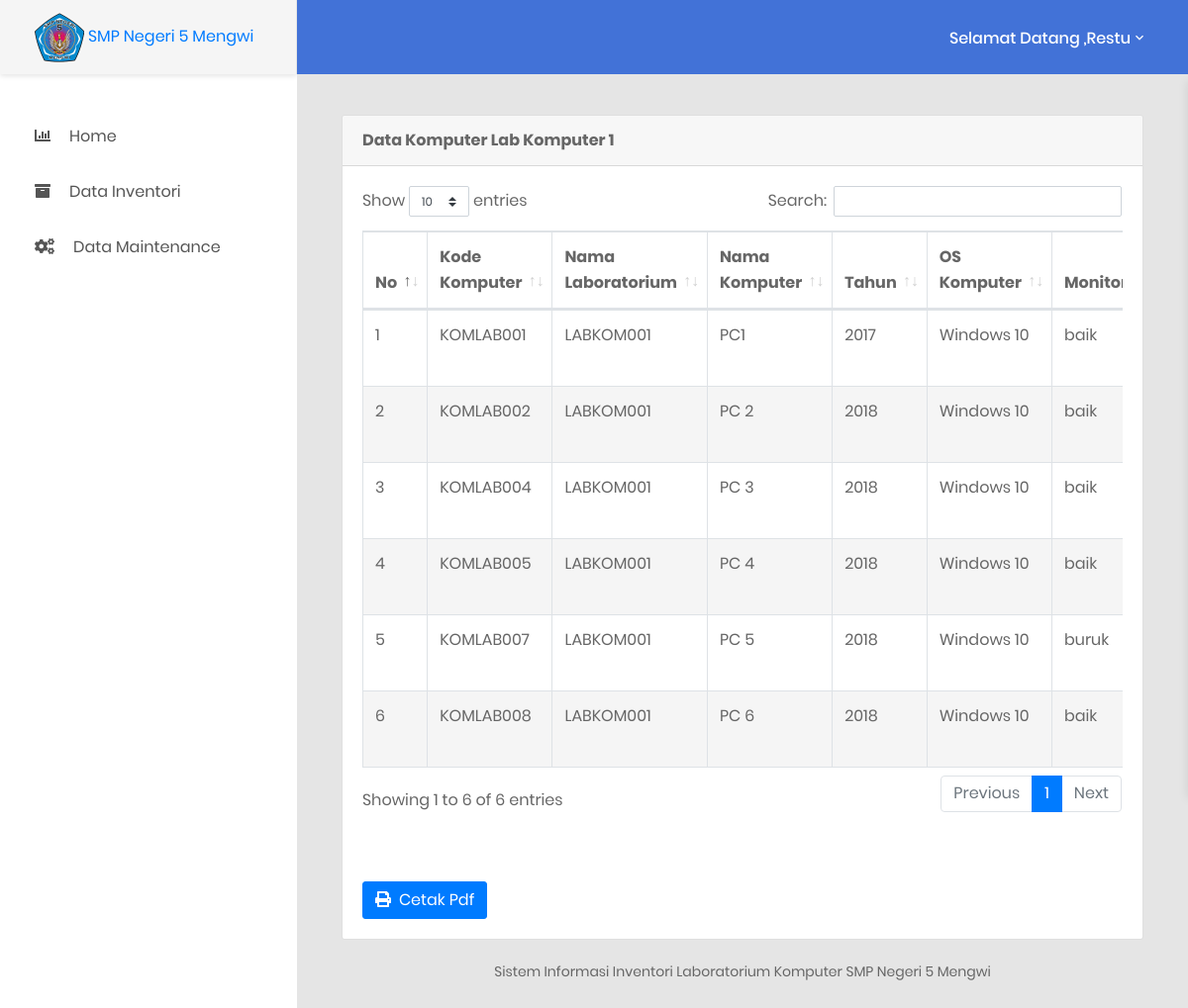
Before: /pages/operator/data-komputer.php?kd_lab=LABKOM001 (signed in) with the older database file.
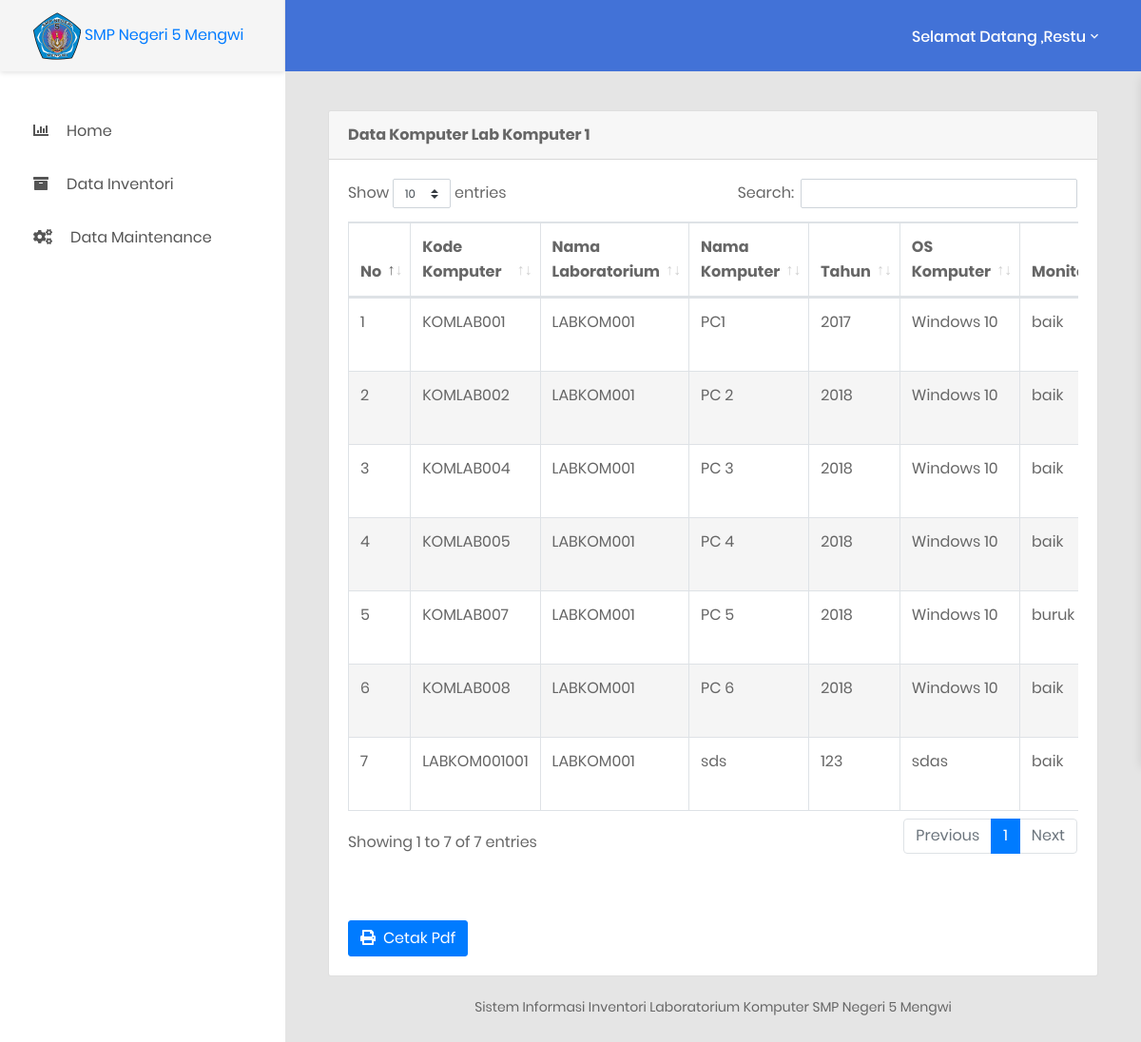
After: the same page with the newer database file.
### tables this page shows
CREATE TABLE `tabel_laboratorium`  (
  `kd_lab` varchar(10) NOT NULL,
  `id_user` varchar(10) NOT NULL,
  `nama_lab` varchar(50) NOT NULL,
  `status` varchar(30) NOT NULL,
  PRIMARY KEY (`kd_lab`) USING BTREE,
  INDEX `id_user`(`id_user`) USING BTREE,
  CONSTRAINT `tabel_laboratorium_ibfk_1` FOREIGN KEY (`id_user`) REFERENCES `tabel_admin` (`id_user`) ON DELETE RESTRICT ON UPDATE RESTRICT
);

CREATE TABLE `tabel_inventori_komputer`  (
  `kd_komputer` varchar(20) NOT NULL,
  `kd_lab` varchar(10) NOT NULL,
  `id_user` varchar(10) NOT NULL,
  `nama_komputer` varchar(50) NOT NULL,
  `tahun` varchar(10) NOT NULL,
  `os_komputer` varchar(50) NOT NULL,
  `monitor` varchar(50) NOT NULL,
  `keyboard` varchar(50) NOT NULL,
  `mouse` varchar(50) NOT NULL,
  `memory` varchar(50) NOT NULL,
  `hdd` varchar(50) NOT NULL,
  `processor` varchar(50) NOT NULL,
  `ups` varchar(50) NOT NULL,
  `komponen_lain` varchar(100) NOT NULL,
  `keterangan_komputer` varchar(50) NOT NULL,
  `status` varchar(30) NOT NULL,
  PRIMARY KEY (`kd_komputer`) USING BTREE,
  INDEX `kd_lab`(`kd_lab`) USING BTREE,
  INDEX `id_user`(`id_user`) USING BTREE,
  CONSTRAINT `tabel_inventori_komputer_ibfk_1` FOREIGN KEY (`kd_lab`) REFERENCES `tabel_laboratorium` (`kd_lab`) ON DELETE RESTRICT ON UPDATE RESTRICT,
  CONSTRAINT `tabel_inventori_komputer_ibfk_2` FOREIGN KEY (`id_user`) REFERENCES `tabel_admin` (`id_user`) ON DELETE RESTRICT ON UPDATE RESTRICT
);

### functions/query.php (called while the page is built, shortened)
<?php
if (!function_exists('query')) {
    function query($qry)
    {
        global $db;
        return mysqli_query($db,$qry);
    }
}
if (!function_exists('daftar_lab')) {
    function daftar_lab($kode_lab = null)
    {
        $query = 'SELECT * from tabel_laboratorium
          LEFT JOIN tabel_admin ON tabel_laboratorium.id_user = tabel_admin.id_user';
        if($kode_lab){
            $query = "SELECT * from tabel_laboratorium
          LEFT JOIN tabel_admin ON tabel_laboratorium.id_user = tabel_admin.id_user
          where kd_lab ='{$kode_lab}'";
        }
        return query($query);
    }
}
if (!function_exists('daftar_inv_komputer')) {
    function daftar_inv_komputer($kode_lab)
    {
        $query = "SELECT * FROM tabel_inventori_komputer where kd_lab ='{$kode_lab}'";
        return query($query);
    }
}

### pages/operator/data-komputer.php (the view, shortened to what this page needs)
<?php
    include "../../config/koneksi.php";
    include '../../functions/query.php';
    $kd_lab = $_GET['kd_lab'];
    $id = $_SESSION['id_user'];
?>
<!DOCTYPE html>
<html lang="en">
<body class="animsition">
    <div class="page-wrapper">
        <?php
       include "sidebar.php";
       ?>
        <div class="page-container">
            <div class="main-content">
                <div class="section__content section__content--p30">
                    <div class="container-fluid">
                        <div class="row">
                            <div class="col-lg-12">
                                <div class="card">
                                    <div class="card-header">
                                        <?php
                                        $hasil = daftar_lab($kd_lab);
                                        $data_lab = array();
                                        while ($row = mysqli_fetch_assoc($hasil)) {
                                        $data_lab[] = $row;
                                        }
                                        ?>
                                         <?php foreach ($data_lab as $data) :  ?>
                                        <strong>Data Komputer <?php echo $data['nama_lab']; ?></strong>
                                    <?php  endforeach ?>
                                    </div>
                                    <div class="card-body card-block">
                                        <div class="table-responsive m-b-40">
                                   <table id="example" class="table table-striped table-bordered">
                                        <thead>
                                            <tr>
                                                <th width="10">No</th>
                                                <th>Kode Komputer</th>
                                                <th>Nama Laboratorium</th>
                                                <th>Nama Komputer</th>
                                                <th>Tahun</th>
                                                <th>OS Komputer</th>
                                                <th>Monitor</th>
                                            </tr>
                                        </thead>
                                         <?php
                                            $no=0;
                                            $hasil = daftar_inv_komputer($kd_lab);
                                            $data_inv = array();
                                            while ($row = mysqli_fetch_assoc($hasil)) {
                                            $data_inv[] = $row;
                                            }
                                             ?>
                                        <tbody>
                                            <?php foreach ($data_inv as $data) :  ?>
                                            <tr>
                                                <td><?php $no++; echo "$no" ?></td>
                                                <td><?php echo $data['kd_komputer']; ?></td>
                                                <td><?php echo $data['kd_lab']; ?></td>
                                                <td><?php echo $data['nama_komputer']; ?></td>
                                                <td><?php echo $data['tahun']; ?></td>
                                                <td><?php echo $data['os_komputer']; ?></td>
                                                <td><?php echo $data['monitor']; ?></td>
                                           </tr>
                                       <?php endforeach ?>
                                        </tbody>
                                    </table>
                                </div>
                                 <a href="cetak-komputer.php?kd_lab=<?php echo $data['kd_lab'] ?> && id=<?php echo $id ?>" class="btn btn-primary" type="button" style="margin-top: 20px;"><i class="fa fa-print"></i>&nbsp Cetak Pdf</a>
                            </div>
                        </div>
                    </div>
                </div>
            </div>
        </div>
    </div>
    </div>
</body>
</html>

Changed rows visible on the page:
added tabel_inventori_komputer: kd_komputer "LABKOM001001", kd_lab "LABKOM001", nama_komputer "sds", tahun "123", os_komputer "sdas", monitor "baik"
Other visible differences:
text written by a page script: "Show entries Search: Showing 1 to 6 of 6 entries Previous 1 Next" → "Show entries Search: Showing 1 to 7 of 7 entries Previous 1 Next"
